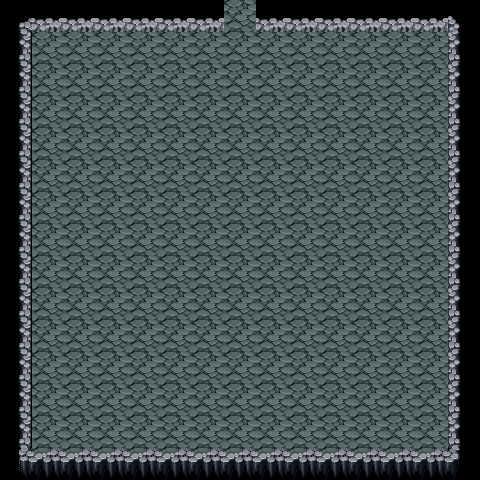

A 2D game scene composited from a Tiled map and its tileset images. What follows is a short description and the map's XML, with each tile layer's data collapsed to a summary:
An orthogonal 15x15 tile map with 32x32 px tiles, 2 tile layers (background, collision) and 1 object (door).

<map version="1.0" orientation="orthogonal" width="15" height="15" tilewidth="32" tileheight="32">
 <tileset firstgid="1" name="dungeon_tileset" tilewidth="32" tileheight="32">
  <image source="../images/dungeon_tileset.png" width="512" height="512" />
 </tileset>
 <layer name="background" width="15" height="15">
  <data>[225 cells, 225 non-empty, 1 distinct tile ids]</data>
 </layer>
 <layer name="collision" width="15" height="15">
  <properties>
   <property name="collision" value="true" />
  </properties>
  <data>[225 cells, 55 non-empty, 8 distinct tile ids]</data>
 </layer>
 <objectgroup name="objects" width="15" height="15">
  <object name="door_N" type="door" x="224" y="0" width="32" height="32">
   <properties>
    <property name="enter_door.direction" value="N" />
   </properties>
  </object>
 </objectgroup>
</map>
